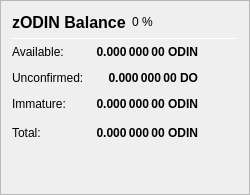
                   <widget class="QFrame" name="frame_ZerocoinBalances">
                    <property name="frameShape">
                     <enum>QFrame::StyledPanel</enum>
                    </property>
                    <property name="frameShadow">
                     <enum>QFrame::Raised</enum>
                    </property>
                    <layout class="QVBoxLayout" name="verticalLayout_7">
                     <item>
                      <layout class="QHBoxLayout" name="horizontalLayout_8" stretch="0">
                       <item>
                        <widget class="QLabel" name="label_5z_3">
                         <property name="minimumSize">
                          <size>
                           <width>0</width>
                           <height>20</height>
                          </size>
                         </property>
                         <property name="font">
                          <font>
                           <pointsize>12</pointsize>
                           <weight>75</weight>
                           <bold>true</bold>
                          </font>
                         </property>
                         <property name="text">
                          <string>zODIN Balance</string>
                         </property>
                        </widget>
                       </item>
                       <item>
                        <widget class="QLabel" name="labelzODINPercent">
                         <property name="text">
                          <string notr="true">0 %</string>
                         </property>
                        </widget>
                       </item>
                       <item>
                        <spacer name="horizontalSpacer_11">
                         <property name="orientation">
                          <enum>Qt::Horizontal</enum>
                         </property>
                         <property name="sizeHint" stdset="0">
                          <size>
                           <width>40</width>
                           <height>20</height>
                          </size>
                         </property>
                        </spacer>
                       </item>
                      </layout>
                     </item>
                     <item>
                      <widget class="Line" name="line_ZerocoinBalance">
                       <property name="minimumSize">
                        <size>
                         <width>0</width>
                         <height>1</height>
                        </size>
                       </property>
                       <property name="maximumSize">
                        <size>
                         <width>16777215</width>
                         <height>1</height>
                        </size>
                       </property>
                       <property name="orientation">
                        <enum>Qt::Horizontal</enum>
                       </property>
                      </widget>
                     </item>
                     <item>
                      <layout class="QGridLayout" name="gridLayout_5">
                       <property name="spacing">
                        <number>12</number>
                       </property>
                       <item row="1" column="0">
                        <widget class="QLabel" name="labelzBalanceMatureText">
                         <property name="toolTip">
                          <string>Mature: more than 20 confirmation and more than 3 mints of the same denomination after it was minted.
These zODIN are spendable.</string>
                         </property>
                         <property name="text">
                          <string>Available:</string>
                         </property>
                        </widget>
                       </item>
                       <item row="1" column="1">
                        <widget class="QLabel" name="labelzBalanceMature">
                         <property name="font">
                          <font>
                           <weight>75</weight>
                           <bold>true</bold>
                          </font>
                         </property>
                         <property name="toolTip">
                          <string>Mature: more than 20 confirmation and more than 3 mints of the same denomination after it was minted.
These zODIN are spendable.</string>
                         </property>
                         <property name="text">
                          <string notr="true">0.000 000 00 ODIN</string>
                         </property>
                         <property name="alignment">
                          <set>Qt::AlignRight|Qt::AlignTrailing|Qt::AlignVCenter</set>
                         </property>
                        </widget>
                       </item>
                       <item row="2" column="0">
                        <widget class="QLabel" name="labelzBalanceUnconfirmedText">
                         <property name="toolTip">
                          <string>Unconfirmed: less than 20 confirmations
Immature: confirmed, but less than 3 mints of the same denomination after it was minted</string>
                         </property>
                         <property name="text">
                          <string>Unconfirmed:</string>
                         </property>
                        </widget>
                       </item>
                       <item row="2" column="1">
                        <widget class="QLabel" name="labelzBalanceUnconfirmed">
                         <property name="font">
                          <font>
                           <weight>75</weight>
                           <bold>true</bold>
                          </font>
                         </property>
                         <property name="toolTip">
                          <string>Unconfirmed: less than 20 confirmations
Immature: confirmed, but less than 3 mints of the same denomination after it was minted</string>
                         </property>
                         <property name="text">
                          <string notr="true">0.000 000 00 DO</string>
                         </property>
                         <property name="alignment">
                          <set>Qt::AlignRight|Qt::AlignTrailing|Qt::AlignVCenter</set>
                         </property>
                        </widget>
                       </item>
                       <item row="3" column="0">
                        <widget class="QLabel" name="labelzBalanceImmatureText">
                         <property name="toolTip">
                          <string>Unconfirmed: less than 20 confirmations
Immature: confirmed, but less than 3 mints of the same denomination after it was minted</string>
                         </property>
                         <property name="text">
                          <string>Immature:</string>
                         </property>
                        </widget>
                       </item>
                       <item row="3" column="1">
                        <widget class="QLabel" name="labelzBalanceImmature">
                         <property name="font">
                          <font>
                           <weight>75</weight>
                           <bold>true</bold>
                          </font>
                         </property>
                         <property name="toolTip">
                          <string>Unconfirmed: less than 20 confirmations
Immature: confirmed, but less than 3 mints of the same denomination after it was minted</string>
                         </property>
                         <property name="text">
                          <string notr="true">0.000 000 00 ODIN</string>
                         </property>
                         <property name="alignment">
                          <set>Qt::AlignRight|Qt::AlignTrailing|Qt::AlignVCenter</set>
                         </property>
                        </widget>
                       </item>
                       <item row="4" column="0">
                        <widget class="QLabel" name="labelzBalanceText">
                         <property name="toolTip">
                          <string>Your current zODIN balance, unconfirmed and immature zODIN included.</string>
                         </property>
                         <property name="text">
                          <string>Total:</string>
                         </property>
                        </widget>
                       </item>
                       <item row="4" column="1">
                        <widget class="QLabel" name="labelzBalance">
                         <property name="font">
                          <font>
                           <weight>75</weight>
                           <bold>true</bold>
                          </font>
                         </property>
                         <property name="cursor">
                          <cursorShape>IBeamCursor</cursorShape>
                         </property>
                         <property name="toolTip">
                          <string>Your current zODIN balance, unconfirmed and immature zODIN included.</string>
                         </property>
                         <property name="text">
                          <string notr="true">0.000 000 00 ODIN</string>
                         </property>
                         <property name="alignment">
                          <set>Qt::AlignRight|Qt::AlignTrailing|Qt::AlignVCenter</set>
                         </property>
                         <property name="textInteractionFlags">
                          <set>Qt::LinksAccessibleByMouse|Qt::TextSelectableByKeyboard|Qt::TextSelectableByMouse</set>
                         </property>
                        </widget>
                       </item>
                       <item row="4" column="2">
                        <spacer name="horizontalSpacer_4">
                         <property name="orientation">
                          <enum>Qt::Horizontal</enum>
                         </property>
                         <property name="sizeHint" stdset="0">
                          <size>
                           <width>40</width>
                           <height>20</height>
                          </size>
                         </property>
                        </spacer>
                       </item>
                      </layout>
                     </item>
                     <item>
                      <spacer name="verticalSpacer_4">
                       <property name="orientation">
                        <enum>Qt::Vertical</enum>
                       </property>
                       <property name="sizeHint" stdset="0">
                        <size>
                         <width>20</width>
                         <height>40</height>
                        </size>
                       </property>
                      </spacer>
                     </item>
                    </layout>
                   </widget>
